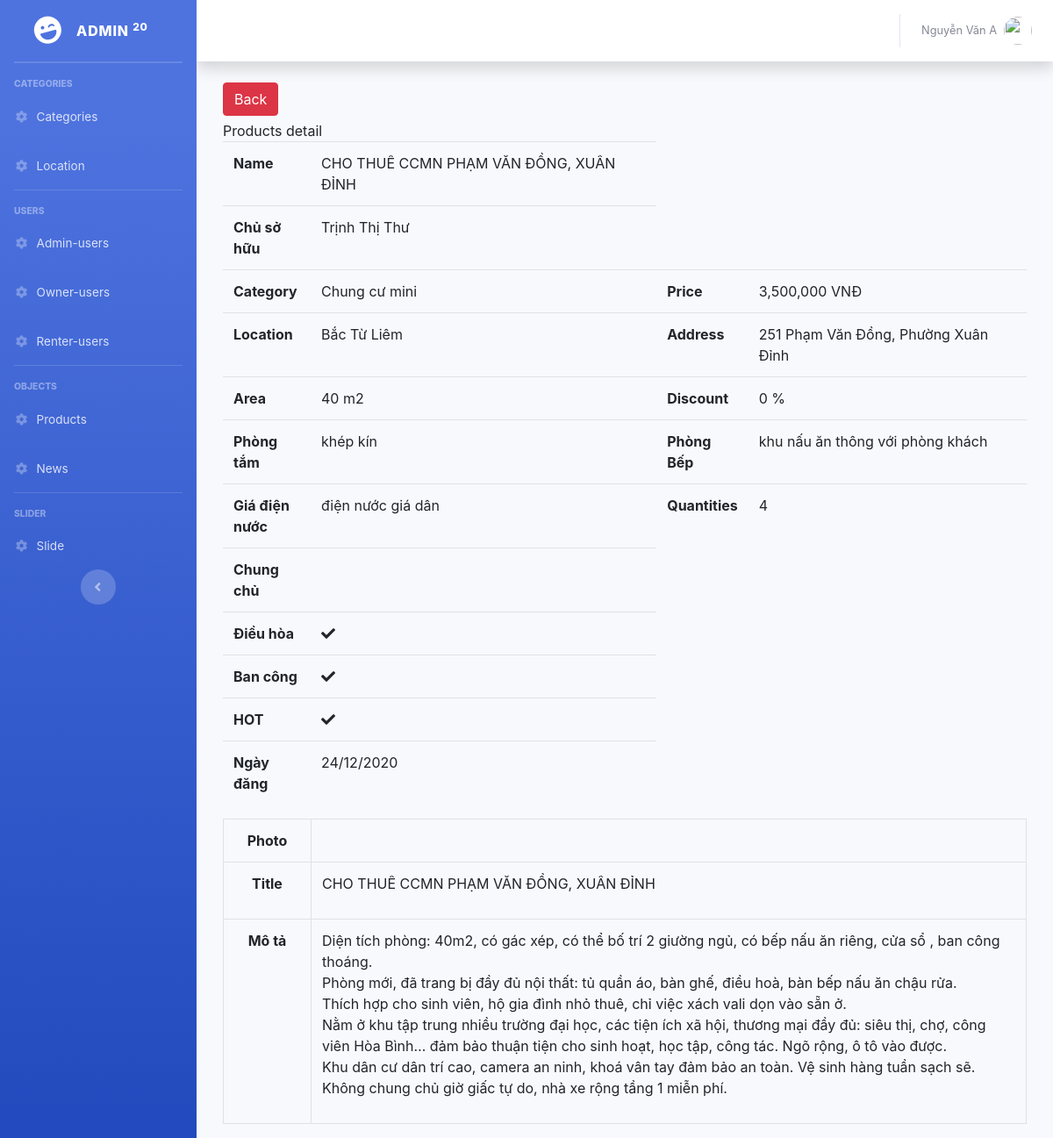
Page /Backend/Admin/index.php?controller=products&action=detail&id=59 (signed in) on the earlier database version.
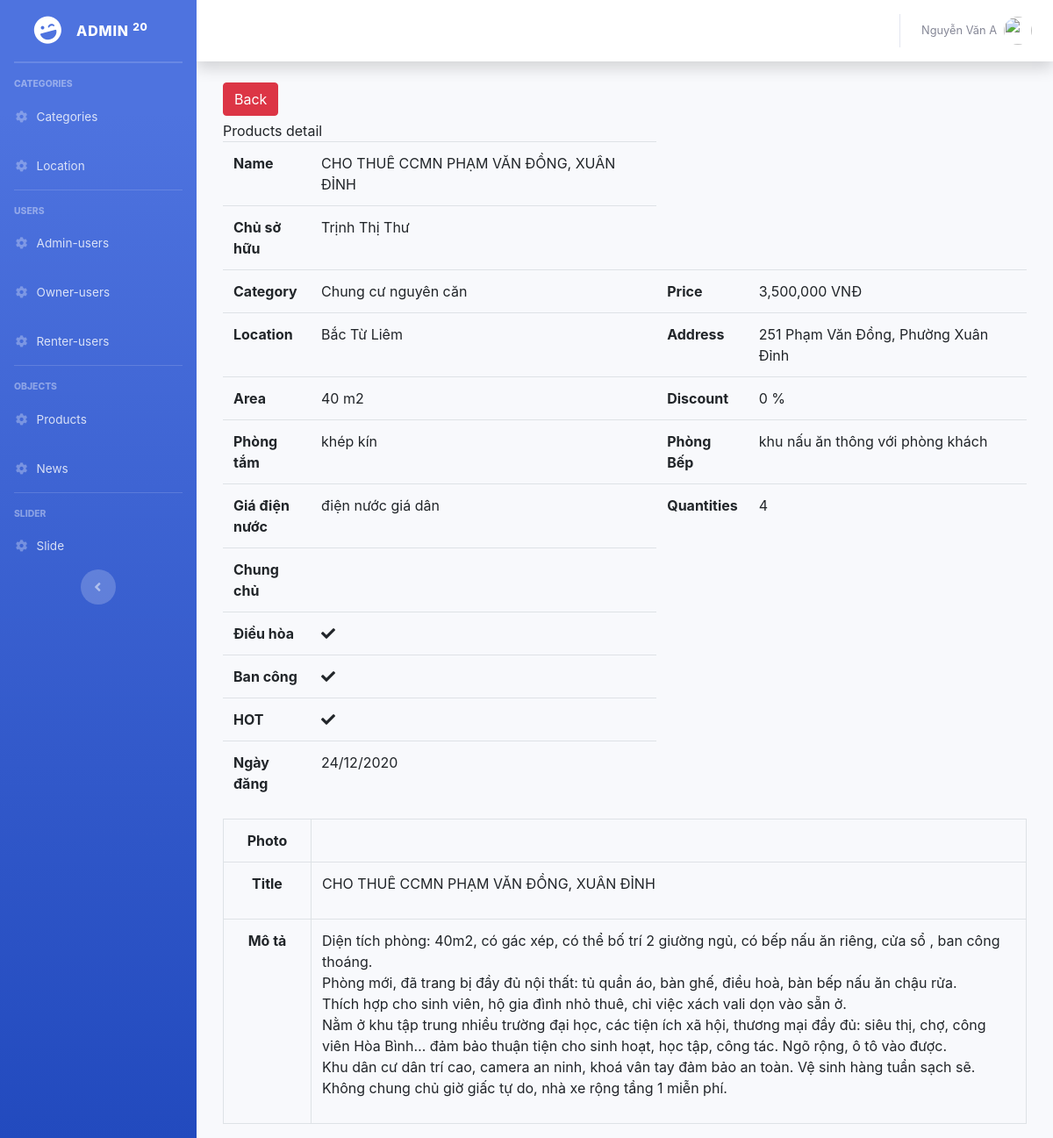
Same page on the later database version.
### tables this page shows
CREATE TABLE `products` (
  `id` int(11) NOT NULL,
  `name` varchar(500) NOT NULL,
  `photo` varchar(255) NOT NULL,
  `owner_id` int(11) NOT NULL,
  `category_id` int(11) NOT NULL,
  `location_id` int(11) NOT NULL,
  `address` varchar(500) NOT NULL,
  `title` varchar(500) NOT NULL,
  `description` varchar(4000) NOT NULL,
  `area` double NOT NULL,
  `discount` double NOT NULL,
  `chung_chu` int(11) NOT NULL,
  `phong_tam` varchar(500) NOT NULL,
  `phong_bep` varchar(500) NOT NULL,
  `dieu_hoa` int(11) NOT NULL,
  `ban_cong` int(11) NOT NULL,
  `hot` int(11) NOT NULL,
  `gia_dien_nuoc` varchar(255) NOT NULL,
  `price` double NOT NULL,
  `quantities` int(11) NOT NULL,
  `date` date NOT NULL
);

CREATE TABLE `categories` (
  `id` int(11) NOT NULL,
  `name` varchar(255) NOT NULL
);

CREATE TABLE `owner_users` (
  `id` int(11) NOT NULL,
  `name` varchar(500) NOT NULL,
  `email` varchar(500) NOT NULL,
  `password` varchar(500) NOT NULL,
  `phonenumber` bigint(20) NOT NULL,
  `cmnd` bigint(20) NOT NULL,
  `address` varchar(500) NOT NULL,
  `active` int(11) NOT NULL
);

CREATE TABLE `location` (
  `id` int(11) NOT NULL,
  `name` varchar(500) NOT NULL
);

### Backend/Admin/Controllers/ProductsController.php (called while the page is built, shortened)
<?php
	include "Models/ProductsModel.php";
	class ProductsController extends ProductsModel{
        public function detail(){
            $id= isset($_GET["id"]) ? $_GET["id"] :0;
            $data= $this->modelListProductsDetail($id);
           include "Views/ProductsDetailView.php";
        }
	}
 ?>

### Backend/Admin/Models/ProductsModel.php (called while the page is built, shortened)
<?php
	class ProductsModel{
		public function modelGetOwnerName($id){
			$conn = Connection::getInstance();
			$query = $conn-> query("select * from owner_users where id = $id");
			$recordOwner= $query->fetch();
			return $recordOwner->name;
		}
		public function modelGetCategoryName($id){
			$conn = Connection::getInstance();
			$query = $conn->query("select * from categories where id = $id");
			$record = $query->fetch();
			return $record->name;
		}
		public function modelGetLocationName($id){
			$conn = Connection::getInstance();
			$query = $conn->query("select * from location where id = $id");
			$record = $query->fetch();
			return $record->name;
		}
        public function modelListProductsDetail($id){
			$conn = Connection::getInstance();
			$query = $conn->query("select * from products where id = $id");
			return $query->fetchAll();
        }
	}
 ?>

### Backend/Admin/Views/ProductsDetailView.php (the view, shortened to what the changed rows need)
<div class="col-md-12">
    <div class="panel panel-primary">
        <div class="panel-body">
           <?php foreach($data as $rows): ?>
            <table class="table">
                <tr>
                    <th style="width:100px;">Name</th>
                    <td><?php echo $rows->name; ?></td>
                </tr>
                <tr>
                    <th style="width:100px;">Chủ sở hữu</th>
                    <td><?php echo $this->modelGetOwnerName($rows->owner_id); ?></td>
                </tr>
                <tr>
                    <th style="width:100px;">Category</th>
                    <td><?php echo $this->modelGetCategoryName($rows->category_id); ?></td>
                    <th style="width:100px;">Price</th>
                    <td><?php echo number_format($rows->price);?> VNĐ</td>
                </tr>
                <tr>
                    <th style="width:100px;">Location</th>
                    <td><?php echo $this->modelGetLocationName($rows->location_id); ?></td>
                    <th style="width:100px;">Address</th>
                    <td><?php echo $rows->address; ?></td>
                </tr>
                <tr>
                    <th style="width:100px;">Area</th>
                    <td><?php echo number_format($rows->area);?> m2</td>
                    <th style="width:100px;">Discount</th>
                    <td><?php echo number_format($rows->discount); ?> %</td>
                </tr>
                <tr>
                    <th style="width:100px;">Phòng tắm</th>
                    <td><?php echo $rows->phong_tam;?></td>
                    <th style="width:100px;">Phòng Bếp</th>
                    <td><?php echo $rows->phong_bep;?></td>
                </tr>
                <tr>
                    <th style="width:100px;">Giá điện nước</th>
                    <td><?php echo $rows->gia_dien_nuoc;?></td>
                    <th style="width:100px;">Quantities</th>
                    <td>4</td>
                </tr>
                <tr>
                    <th style="width:100px;">Chung chủ</th>
                    <td>
                    </td>
                </tr>
                <tr>
                    <th style="width:100px;">Điều hòa</th>
                    <td>
                        <?php if($rows->dieu_hoa == 1): ?>
                        <span class="fa fa-check"></span>
                        <?php endif; ?>
                    </td>
                </tr>
                <tr>
                    <th style="width:100px;">Ban công</th>
                    <td>
                        <?php if($rows->ban_cong == 1): ?>
                        <span class="fa fa-check"></span>
                        <?php endif; ?>
                    </td>
                </tr>
                <tr>
                    <th style="width:100px;">HOT</th>
                    <td>
                        <?php if($rows->hot == 1): ?>
                        <span class="fa fa-check"></span>
                        <?php endif; ?>
                    </td>
                </tr>
                <tr>
                    <th style="width:100px;">Ngày đăng</th>
                    <td>
                        <?php
                            $date= Date_create($rows->date);
                            echo Date_format($date, "d/m/Y");
                        ?>
                    </td>
                </tr>
            </table>
            <table class="table table-bordered table-hover">
                <tr>
                    <th style="width: 100px; text-align: center;">Photo</th>
                     <td><?php if($rows->photo != "" && file_exists('../Assets/Upload/Products/'.$rows->photo)): ?>
                    <?php endif; ?></td>
                </tr>
                <tr>
                    <th style="text-align: center;">Title</th>
                    <td><?php echo $rows->title; ?></td>
                </tr>
                <tr>
                    <th style="text-align: center;">Mô tả</th>
                    <td><?php echo $rows->description; ?></td>
                </tr>
            </table>
            <?php endforeach; ?>
        </div>
    </div>
</div>

Differences in the rows shown:
changed products "CHO THUÊ CCMN PHẠM VĂN ĐỒNG, XUÂN ĐỈNH": category.name "Chung cư mini" → "Chung cư nguyên căn"
